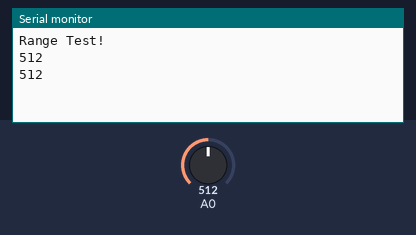
This sketch was run on a simulated Arduino Uno, built with avr-gcc and run on an emulated ATmega328P. On the bench: the last lines printed to the serial monitor. The test bench sets the inputs (shaded band); at power-on: A0 = 512.

Above: at 3.8 s.
3.9 s: A0 set to 716
At 6.7 s:
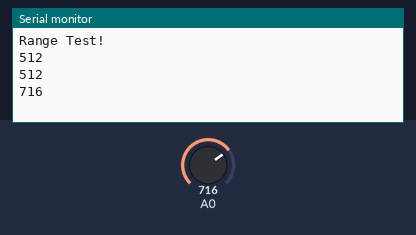
7.8 s: A0 set to 900
At 10.2 s:
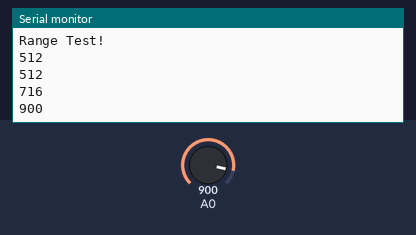
Timing chart, 0 to 11.7 s (numbered marks = the images above; inputs shaded):
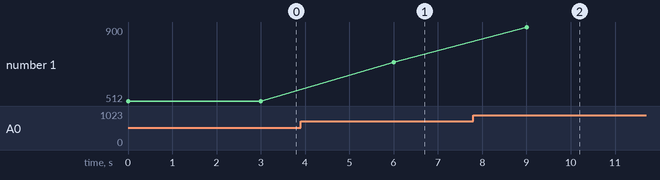

Measured:
- after the input at 3.9 s, the serial monitor: prints a new line after 2.1 s (image 1)
- after the input at 7.8 s, the serial monitor: prints a new line after 1.2 s (image 2)
- plotted number 1: 512 → 716 after the input at 3.9 s, 716 → 900 after the input at 7.8 s

The sketch:

maxbotix_1003_range.ino
```cpp
void setup() {
  // put your setup code here, to run once:
pinMode(A0, INPUT);
Serial.begin(115200);
Serial.println("Range Test!");
}

void loop() {
  // put your main code here, to run repeatedly:
  Serial.println(analogRead(A0));
  delay(3000);
}
```
